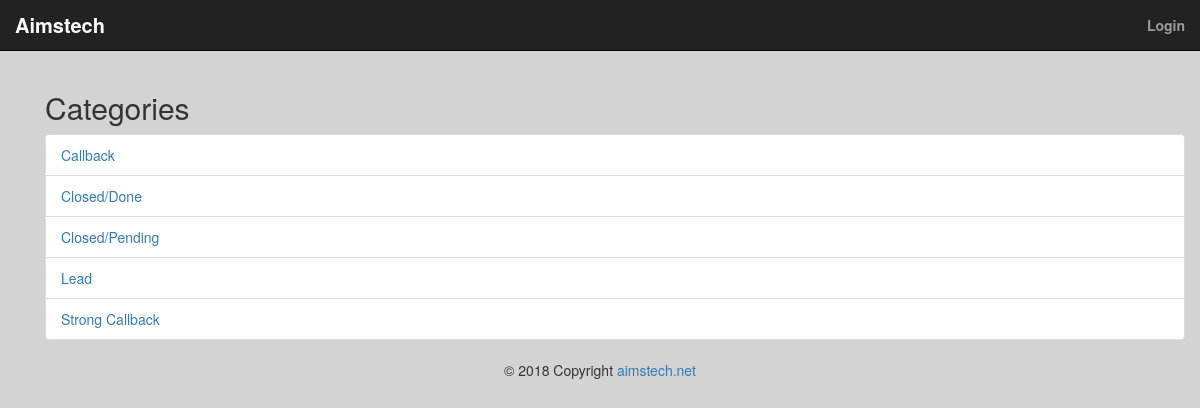
Page /index.php/categories on the committed database.
### tables this page shows
CREATE TABLE `categories` (
  `id` int(11) NOT NULL,
  `name` varchar(255) NOT NULL,
  `created_at` timestamp NOT NULL DEFAULT CURRENT_TIMESTAMP
);

### application/controllers/Categories.php (called while the page is built, shortened)
<?php
	class Categories extends CI_Controller
	{
		public function index()
		{
			$data['title'] = 'Categories';
			$data['categories'] = $this->category_model->get_categories();
			$this->load->view('templates/header');
			$this->load->view('categories/index', $data);
			$this->load->view('templates/footer');
		}
	}

### index.php (called while the page is built, shortened)
<?php
require_once BASEPATH.'core/CodeIgniter.php';

### application/models/Category_model.php (called while the page is built, shortened)
<?php
	class Category_model extends CI_Model
	{
		public function get_categories()
		{
			$this->db->order_by('name');
			$query = $this->db->get('categories');
			return $query->result_array();
		}
	}

### application/views/categories/index.php (the view)
<h2><?= $title; ?></h2>
<ul class="list-group">
	<?php foreach ($categories as $category) : ?>
		<li class="list-group-item"><a href="<?php echo site_url('/categories/callbacks/'.$category['id']); ?>"><?php echo $category['name']; ?></a></li>
	<?php endforeach; ?>
</ul>

### assets/css/style.css (style rules this page uses)
body { background: #d3d3d3; }
html, body { height: 100%; margin: 0; }

### rows in the picture
categories: name "Callback"
categories: name "Closed/Done"
categories: name "Closed/Pending"
categories: name "Lead"
categories: name "Strong Callback"

### other values in the picture
$title "Categories"
